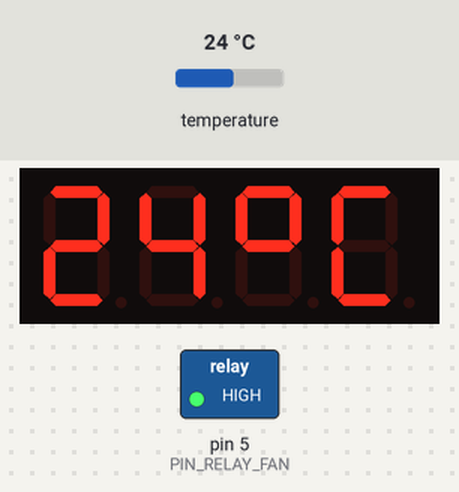
Simulated run of this sketch. Board: Arduino Uno, built with avr-gcc and run on an emulated ATmega328P. On the bench: 4-digit seven-segment display, switched loads named in the sketch (green lamp = pin HIGH). The test bench sets the inputs (shaded band); at power-on: temperature 24 °C. What the sketch prints to the serial monitor is not drawn.

Above: at 7.1 s.
7.2 s: temperature set to 32.6 °C
At 12.4 s:
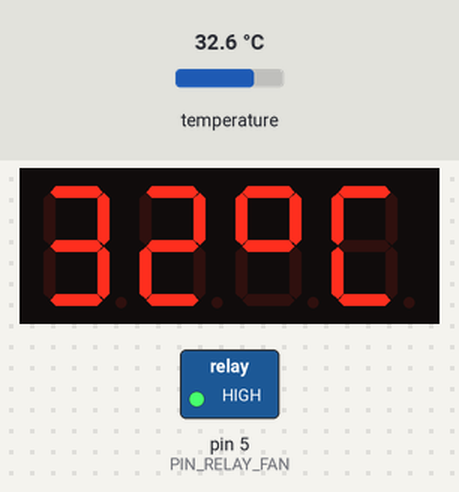
13.5 s: temperature set to 33.9 °C
At 21.8 s:
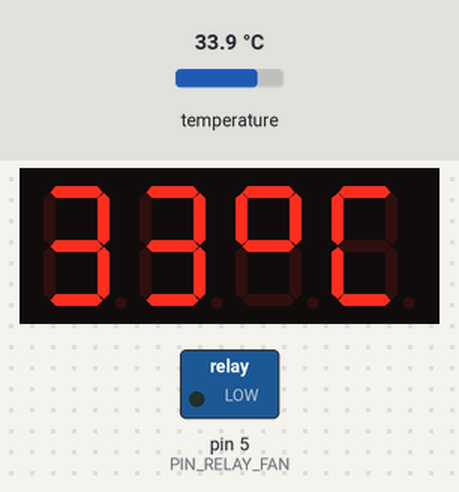
22.5 s: temperature set to 30.5 °C
At 28.8 s:
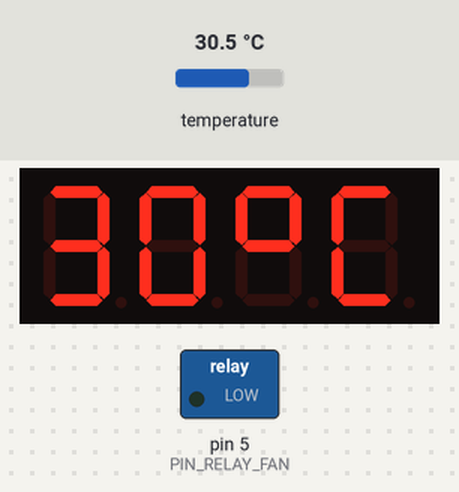
29.2 s: temperature set to 29.4 °C
At 33.8 s:
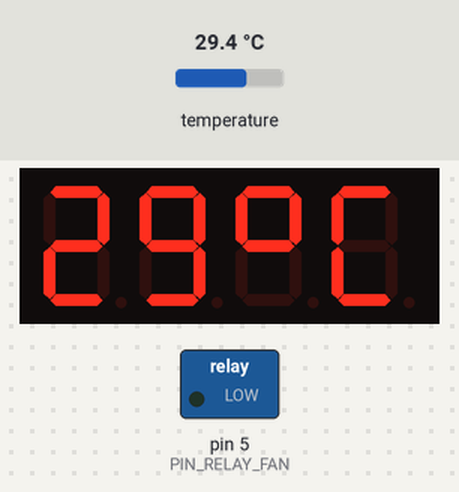
Timing chart, 0 to 38.6 s (numbered marks = the images above; inputs shaded):
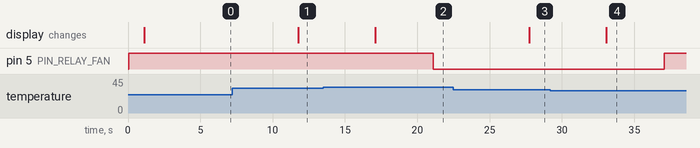

Measured:
- the behaviour switches between 33 and 33.1 °C on temperature (found by bisection; images 1 and 2)
- after the input at 7.2 s, the display: changes after 4.6 s (image 1)
- after the input at 13.5 s, pin 5 (PIN_RELAY_FAN): HIGH → LOW after 7.6 s; the display: changes after 3.6 s (image 2)
- after the input at 22.5 s, the display: changes after 5.2 s (image 3)
- after the input at 29.2 s, pin 5 (PIN_RELAY_FAN): LOW → HIGH after 7.9 s; the display: changes after 3.9 s (image 4)

The sketch:

Temp_sensor.ino
```cpp
#include <OneWire.h>
#include <TM1637Display.h>
#include <SoftwareSerial.h>

OneWire  ds(10);  // on pin 10 of temperature sensor (a 4.7K resistor if necessary)
// Module connection pins (Digital display Pins)
#define CLK 2
#define DIO 3
#define PIN_RELAY_FAN 5

TM1637Display display(CLK, DIO);
SoftwareSerial TempSerial(0, 9); // RX, TX for read temp
#define INTERVAL_TO_NODEMCU 3600000   // interval (ms) sending to NodeMCU
//#define INTERVAL_TO_NODEMCU 10000   // for testing interval (ms) sending to NodeMCU


#define LOW_THRESHOLD  30
#define HIGH_THRESHOLD 33
boolean Fan_OnOff = false;    // Off by default
unsigned long last_time;

// Constant pointers to constant digital data
#define MAXNUMDIGITS 4
byte digitCodes[MAXNUMDIGITS];

// ============= Setup =========================

void setup(void) {
  Serial.begin(9600);
  TempSerial.begin(9600);
  uint8_t data[] = { 0xff, 0xff, 0xff, 0xff }; // all on
  display.setBrightness(0x02);
  display.setSegments(data);

  //char inchar[5] = "yesz";
  setChars("test", MAXNUMDIGITS);
  //Digital_Encode( inchar);

  pinMode(PIN_RELAY_FAN, OUTPUT);
  digitalWrite(PIN_RELAY_FAN, !Fan_OnOff);
}

// ================ Loop =======================

void loop(void) {
  static boolean fan_last_OnOf = false;
  static unsigned long last_time_serial_send;
  byte i;
  byte present = 0;
  byte type_s;
  byte data[12];
  byte addr[8];
  float celsius, fahrenheit;

  if ( !ds.search(addr)) {
    //Serial.println("No more addresses.");
    //Serial.println();
    ds.reset_search();
    delay(250);
    return;
  }

  /*
  Serial.print("ROM =");
  for( i = 0; i < 8; i++) {
    Serial.write(' ');
    Serial.print(addr[i], HEX);
  }
  */

  if (OneWire::crc8(addr, 7) != addr[7]) {
      Serial.println("CRC is not valid!");
      return;
  }
  //Serial.println();

  // the first ROM byte indicates which chip
  switch (addr[0]) {
    case 0x10:
      Serial.println("  Chip = DS18S20");  // or old DS1820
      type_s = 1;
      break;
    case 0x28:
      //Serial.println("  Chip = DS18B20");
      type_s = 0;
      break;
    case 0x22:
      Serial.println("  Chip = DS1822");
      type_s = 0;
      break;
    default:
      Serial.println("Device is not a DS18x20 family device.");
      return;
  }

  ds.reset();
  ds.select(addr);
  ds.write(0x44, 1);        // start conversion, with parasite power on at the end

  delay(1000);     // maybe 750ms is enough, maybe not
  // we might do a ds.depower() here, but the reset will take care of it.

  present = ds.reset();
  ds.select(addr);
  ds.write(0xBE);         // Read Scratchpad

  //Serial.print("  Data = ");
  //Serial.print(present, HEX);
  //Serial.print(" ");
  for ( i = 0; i < 9; i++) {           // we need 9 bytes
    data[i] = ds.read();
    //Serial.print(data[i], HEX);
    //Serial.print(" ");
  }
  //Serial.print(" CRC=");
  //Serial.print(OneWire::crc8(data, 8), HEX);
  //Serial.println();

  // Convert the data to actual temperature
  // because the result is a 16 bit signed integer, it should
  // be stored to an "int16_t" type, which is always 16 bits
  // even when compiled on a 32 bit processor.
  int16_t raw = (data[1] << 8) | data[0];
  if (type_s) {
    raw = raw << 3; // 9 bit resolution default
    if (data[7] == 0x10) {
      // "count remain" gives full 12 bit resolution
      raw = (raw & 0xFFF0) + 12 - data[6];
    }
  } else {
    byte cfg = (data[4] & 0x60);
    // at lower res, the low bits are undefined, so let's zero them
    if (cfg == 0x00) raw = raw & ~7;  // 9 bit resolution, 93.75 ms
    else if (cfg == 0x20) raw = raw & ~3; // 10 bit res, 187.5 ms
    else if (cfg == 0x40) raw = raw & ~1; // 11 bit res, 375 ms
    //// default is 12 bit resolution, 750 ms conversion time
  }
  celsius = (float)raw / 16.0;
  //fahrenheit = celsius * 1.8 + 32.0;
  Serial.print("  Temperature = ");
  Serial.print(celsius);
  Serial.print(" Celsius, ");

  if ( (millis() - last_time_serial_send) > INTERVAL_TO_NODEMCU) {
    //TempSerial.print(">temp=" + String(int(celsius)) + "<");
    //char buff[10];
    //sprintf (buff, sizeof(buff), "%f", celsius);
    TempSerial.print(">temp=" + String(celsius) + "<");
    Serial.println("Send to NodeMCU:" + String(celsius));
    last_time_serial_send = millis();
  }

  for(int k = 0; k < 4; k++) { // clear digital display
    data[k] = 0;
  }
  display.setSegments(data);

  data[0] = display.encodeDigit(int(celsius)/10);
  data[1] = display.encodeDigit(int(celsius)%10);
  data[2] = SEG_A|SEG_B|SEG_F|SEG_G;  // degree
  data[3] = 0b00111001;  // letter C ;
  display.setSegments(data);

  delay(2000);
  //setChars("fan", MAXNUMDIGITS);
  delay(2000);
  //Serial.print(fahrenheit);
  //Serial.println(" Fahrenheit");
  if (celsius > HIGH_THRESHOLD) {
    Fan_OnOff = true;
    last_time = millis();   // last detected switch
  } else if (celsius < LOW_THRESHOLD) {
    last_time = millis();   // last detected switch
    Fan_OnOff = false;
  }

  digitalWrite(PIN_RELAY_FAN, !Fan_OnOff);
  if (Fan_OnOff) {
    Serial.println("Fan: ON");
    //setChars("on", MAXNUMDIGITS);
  } else {
    Serial.println("Fan: OFF");
    //setChars("off", MAXNUMDIGITS);
  }

  if (Fan_OnOff != fan_last_OnOf) {
    Serial.println("    Switch changed");
  }
  fan_last_OnOf = Fan_OnOff;

}

// ==============Not used ===== Digital Display Encoder ==============
/*
void Digital_Encode(char* ch) {
  uint8_t disdata[4] = { 0,0,0,0};

  for (byte tt=0; tt<4 ; tt++) {
    disdata[tt] = Digital_Encode_Letter(ch[tt]);
  }

  display.setSegments(disdata);
}

uint8_t Digital_Encode_Letter(char var) {
  // SEG_A : top
  // SEG_B : top right
  // SEG_C : bottom right
  // SEG_D : bottom
  // SEG_E : bottom left
  // SEG_F : top left
  // SEG_G : middle
  switch (var) {
    case 'c':
      return SEG_A | SEG_D | SEG_E  | SEG_F;  break;
    case 'e':
      return SEG_A | SEG_D | SEG_E  | SEG_F | SEG_G;  break;
    case 'h':
      return SEG_B | SEG_C | SEG_E  | SEG_F | SEG_G;  break;
    case 'l':
      return SEG_C | SEG_D | SEG_E  | SEG_F ;  break;
    default:
      return 0;
    break;
  }
}
*/

// =================================================

static const byte digitCodeMap[] = {
  //     GFEDCBA  Segments      7-segment map:
  B00111111, // 0   "0"          AAA
  B00000110, // 1   "1"         F   B
  B01011011, // 2   "2"         F   B
  B01001111, // 3   "3"          GGG
  B01100110, // 4   "4"         E   C
  B01101101, // 5   "5"         E   C
  B01111101, // 6   "6"          DDD
  B00000111, // 7   "7"
  B01111111, // 8   "8"
  B01101111, // 9   "9"
  B01110111, // 65  'A'
  B01111100, // 66  'b'
  B00111001, // 67  'C'
  B01011110, // 68  'd'
  B01111001, // 69  'E'
  B01110001, // 70  'F'
  B00111101, // 71  'G'
  B01110110, // 72  'H'
  B00000110, // 73  'I'
  B00001110, // 74  'J'
  B01110110, // 75  'K'  Same as 'H'
  B00111000, // 76  'L'
  B00000000, // 77  'M'  NO DISPLAY
  B01010100, // 78  'n'
  B00111111, // 79  'O'
  B01110011, // 80  'P'
  B01100111, // 81  'q'
  B01010000, // 82  'r'
  B01101101, // 83  'S'
  B01111000, // 84  't'
  B00111110, // 85  'U'
  B00111110, // 86  'V'  Same as 'U'
  B00000000, // 87  'W'  NO DISPLAY
  B01110110, // 88  'X'  Same as 'H'
  B01101110, // 89  'y'
  B01011011, // 90  'Z'  Same as '2'
  B00000000, // 32  ' '  BLANK
  B01000000, // 45  '-'  DASH
};

// =====================================================

const byte * const alphaCodes = digitCodeMap + 10;
const byte * const numeralCodes = digitCodeMap;
#define BLANK_IDX 36 // Must match with 'digitCodeMap'
#define DASH_IDX 37

void setChars(char str[], byte numDigits)
{
  Serial.println(str);
  for (byte digit = 0; digit < numDigits; digit++) {
    digitCodes[digit] = 0;
  }

  for (byte digitNum = 0; digitNum < numDigits; digitNum++) {
    char ch = str[digitNum];
    if (ch == '\0') break; // NULL string terminator
    if (ch >= '0' && ch <= '9') { // Numerical
      digitCodes[digitNum] = numeralCodes[ch - '0'];
    }
    else if (ch >= 'A' && ch <= 'Z') {
      digitCodes[digitNum] = alphaCodes[ch - 'A'];
    }
    else if (ch >= 'a' && ch <= 'z') {
      digitCodes[digitNum] = alphaCodes[ch - 'a'];
    }
    else if (ch == ' ') {
      digitCodes[digitNum] = digitCodeMap[BLANK_IDX];
    }
    else {
      // Every unknown character is shown as a dash
      digitCodes[digitNum] = digitCodeMap[DASH_IDX];
    }
    Serial.println(digitCodes[digitNum]);
  }
  display.setSegments(digitCodes);
}
```
